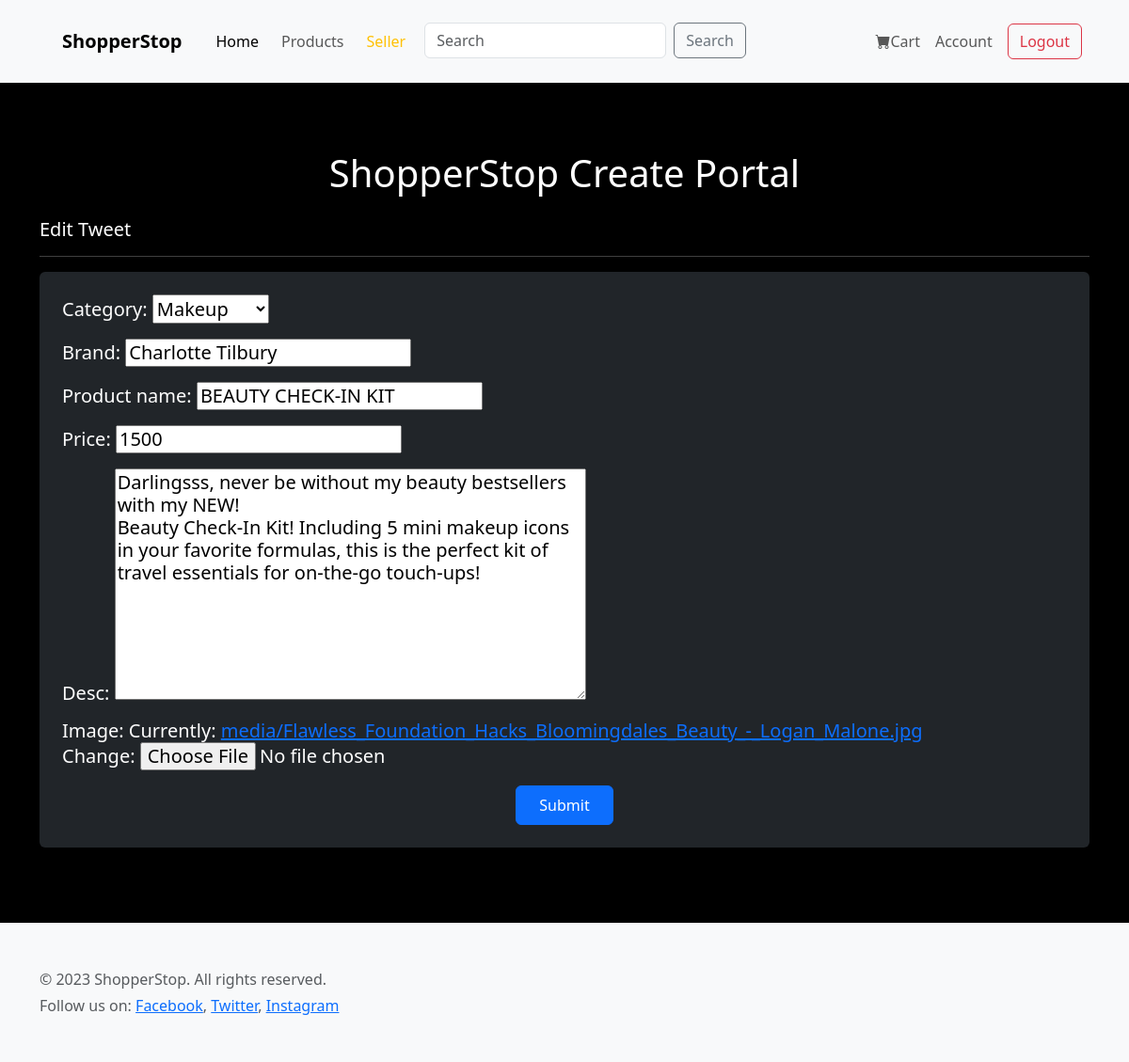
The app's page /shop/5/edit/ (signed in) with its own data.
### shop/models.py (models this page shows, shortened)
class Shop_model(models.Model):
    CATEGORY_CHOICES = [
        ('makeup', 'Makeup'),
        ('fashion', 'Fashion'),
        ('skincare', 'skincare'),
        ('electronics', 'Electronics'),
    ]
    user = models.ForeignKey(User, on_delete=models.CASCADE)
    category = models.CharField(
        max_length=20,
        choices=CATEGORY_CHOICES,
        default='Makeup'
    )
    brand = models.CharField(max_length=100, default='DefaultBrand')
    product_name = models.CharField(max_length=100)
    price = models.IntegerField(default=0)
    desc = models.TextField(max_length=500)
    image = models.ImageField(upload_to='media/', blank=False, null = False)

### shop/views.py (the view)
# urls.py: path('<int:product_id>/edit/', views.product_edit, name= "product_edit"),
@login_required
def product_edit(request, product_id):
    product = get_object_or_404(Shop_model, pk=product_id, user = request.user)
    if request.method == 'POST':
        form = ProductForm(request.POST, request.FILES, instance=product)
        if form.is_valid():
            product = form.save(commit = False)
            product.user = request.user
            product.save()
            return redirect('products')
    else:
        form = ProductForm(instance=product)
    return render(request, 'productscreateform.html', {'form':form})

### shop/forms.py
class ProductForm(forms.ModelForm):
    class Meta:
        model = Shop_model
        fields = ['category', 'brand', 'product_name', 'price', 'desc', 'image']

### shop/context_processors.py (called while the page is built)
def user_profile_context(request):
    if request.user.is_authenticated:
        try:
            profile = Profile.objects.get(user=request.user)
            return {'user_type': profile.user_type}
        except Profile.DoesNotExist:
            return {'user_type': None}
    return {'user_type': None}

### shop/templates/productscreateform.html (shortened to what this page needs)
{% extends "layout.html" %}
{% block content %}
<div class="container mt-5">
    <h1 class="text-center mb-4">ShopperStop Create Portal</h1>
    <h5>{% if form.instance.pk %}
        Edit Tweet {% else %}
        Create Tweet
       {% endif %}
       <hr>
    <form method="POST" enctype="multipart/form-data" class="p-4 bg-dark text-white rounded shadow">
        {{ form.as_p }}
        <div class="text-center mt-3">
            <button type="submit" class="btn btn-primary px-4 py-2">Submit</button>
        </div>
    </form>
</div>
{% endblock %}

### templates/layout.html (style rules this page uses)
body { background-color: black; color: white; }

### records on screen
Shop_model: category "Makeup", brand "Charlotte Tilbury", product_name "BEAUTY CHECK-IN KIT", price "1500", desc "Darlingsss, never be without my beauty bestsellers with my NEW! Beauty Check-In Kit! Including 5 mini makeup icons in your favorite formulas, this is the perfect kit of travel essentials for on-the-go touch-ups!"
